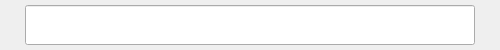
<?xml version="1.0" encoding="UTF-8"?>
<ui version="4.0">
 <class>Dialog</class>
 <widget class="QDialog" name="Dialog">
  <property name="geometry">
   <rect>
    <x>0</x>
    <y>0</y>
    <width>500</width>
    <height>50</height>
   </rect>
  </property>
  <property name="windowTitle">
   <string>Dialog</string>
  </property>
  <widget class="QLineEdit" name="lineEdit">
   <property name="geometry">
    <rect>
     <x>25</x>
     <y>5</y>
     <width>450</width>
     <height>40</height>
    </rect>
   </property>
  </widget>
 </widget>
 <resources/>
 <connections/>
</ui>
